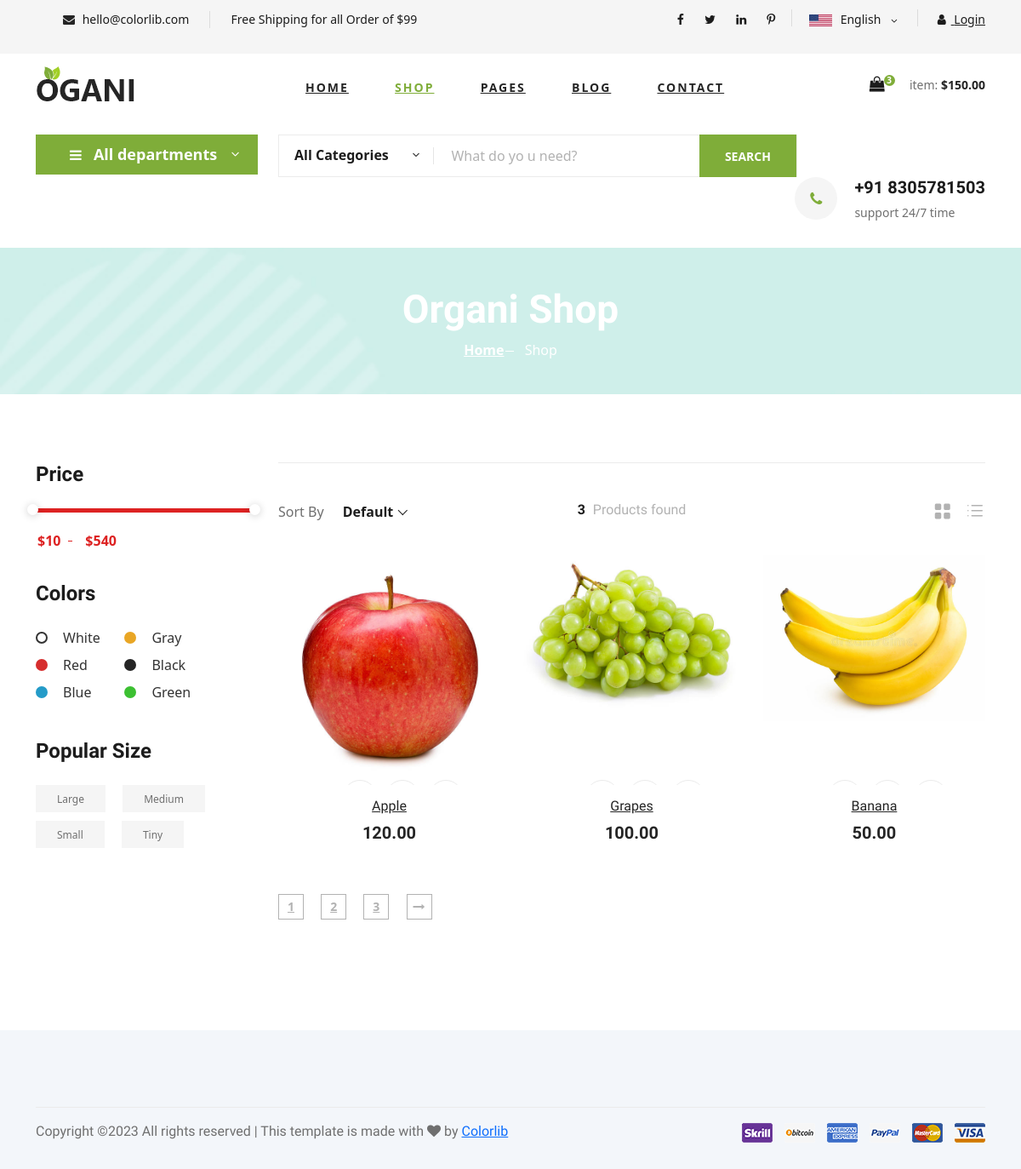
Before: / with the older database file.
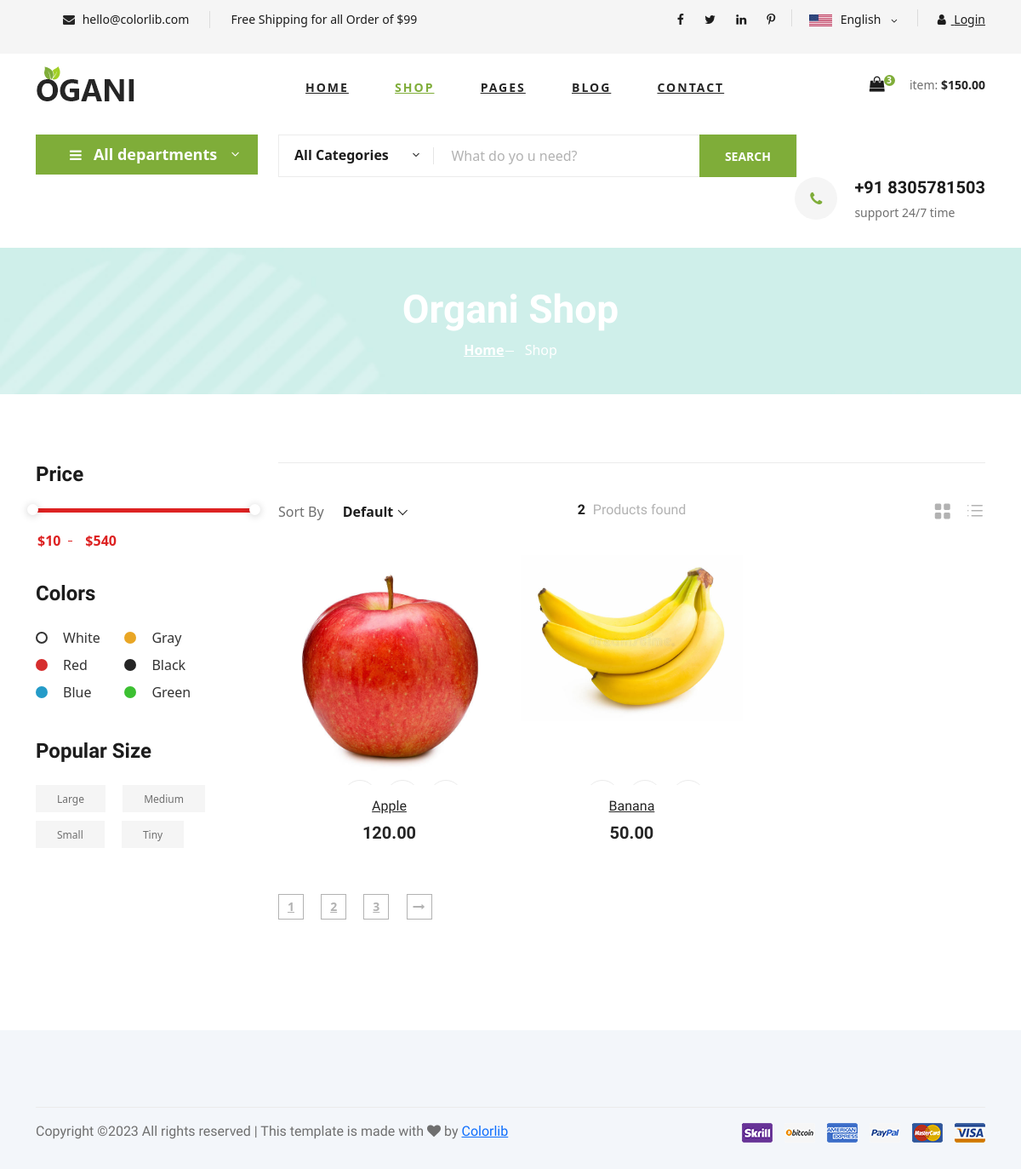
After: the same page with the newer database file.
### product/models.py (models this page shows, shortened)
class Product(models.Model):
    p_name = models.CharField(max_length=100,unique=True)
    description = models.CharField(max_length=500,default='')
    price = models.DecimalField(decimal_places=2,max_digits=5)
    Category=models.ForeignKey(Category,on_delete=models.CASCADE)
    quantity = models.IntegerField(default=1)
    image = models.ImageField(upload_to='products')
    @staticmethod
    def get_all_product():
        return Product.objects.all()

### product/views.py (the view)
# urls.py: path('',index,name='index'),
def index(request):
    category = Category.get_category()
    categoryid = request.GET.get('categories')
    if categoryid:
        product = Product.get_all_product_by(categoryid)
        product_count = product.count()
    else:
        product = Product.get_all_product()
        product_count = product.count()
    data ={}
    data['product_count'] = product_count
    data['categories'] = category
    data['products']=product
    print(request.session.get('email'))
    return render(request,"shop-grid.html",data)

### product/models.py (called while the page is built)
    @staticmethod
    def get_category():
        return Category.objects.all()

### templates/shop-grid.html (shortened to what this page needs)
{% extends 'base.html' %}
{% load static %}
{% block content %}
<div class="container">
    <div class="row">
        <div class="col-lg-3">
            <div class="header__logo">
                <a href="./index.html"><img src="img/logo.png" alt=""></a>
            </div>
        </div>
        <div class="col-lg-6">
            <nav class="header__menu">
                <ul>
                    <li><a href="./index.html">Home</a></li>
                    <li class="active"><a href="./shop-grid.html">Shop</a></li>
                    <li><a href="#">Pages</a>
                    </li>
                    <li><a href="./blog.html">Blog</a></li>
                    <li><a href="./contact.html">Contact</a></li>
                </ul>
            </nav>
        </div>
        <div class="col-lg-3">
            <div class="header__cart">
                <ul>
                    <li><a href="{% url 'cart' %}"><i class="fa fa-shopping-bag"></i> <span>3</span></a></li>
                </ul>
                <div class="header__cart__price">item: <span>$150.00</span></div>
            </div>
        </div>
    </div>
</div>
</header>
<body>
    <section class="hero hero-normal">
        <div class="container">
            <div class="row">
                <div class="col-lg-3">
                    <div class="hero__categories">
                        <div class="hero__categories__all">
                            <i class="fa fa-bars"></i>
                            <span>All departments</span>
                        </div>
                    </div>
                </div>
                <div class="col-lg-9">
                    <div class="hero__search">
                        <div class="hero__search__form">
                            <form action="#">
                                <div class="hero__search__categories">
                                    All Categories
                                    <span class="arrow_carrot-down"></span>
                                </div>
                                <input type="text" placeholder="What do yo u need?">
                                <button type="submit" class="site-btn">SEARCH</button>
                            </form>
                        </div>
                        <div class="hero__search__phone">
                            <div class="hero__search__phone__icon">
                                <i class="fa fa-phone"></i>
                            </div>
                            <div class="hero__search__phone__text">
                                <h5>+91 8305781503</h5>
                                <span>support 24/7 time</span>
                            </div>
                        </div>
                    </div>
                </div>
            </div>
        </div>
    </section>
    <section class="breadcrumb-section set-bg" data-setbg="{% static "img/banner/banner-1.jpg" %}">
        <div class="container">
            <div class="row">
                <div class="col-lg-12 text-center">
                    <div class="breadcrumb__text">
                        <h2>Organi Shop</h2>
                        <div class="breadcrumb__option">
                            <a href="./index.html">Home</a>
                            <span>Shop</span>
                        </div>
                    </div>
                </div>
            </div>
        </div>
    </section>
    <section class="product spad">
        <div class="container">
            <div class="row">
                <div class="col-lg-3 col-md-5">
                    <div class="sidebar">
                        <div class="sidebar__item">
                            <h4>Price</h4>
                            <div class="price-range-wrap">
                                <div class="price-range ui-slider ui-corner-all ui-slider-horizontal ui-widget ui-widget-content"
                                    data-min="10" data-max="540">
                                    <span tabindex="0" class="ui-slider-handle ui-corner-all ui-state-default"></span>
                                    <span tabindex="0" class="ui-slider-handle ui-corner-all ui-state-default"></span>
                                </div>
                                <div class="range-slider">
                                    <div class="price-input">
                                        <input type="text" id="minamount">
                                        <input type="text" id="maxamount">
                                    </div>
                                </div>
                            </div>
                        </div>
                        <div class="sidebar__item sidebar__item__color--option">
                            <h4>Colors</h4>
                            <div class="sidebar__item__color sidebar__item__color--white">
                                <label for="white">
                                    White
                                </label>
                            </div>
                            <div class="sidebar__item__color sidebar__item__color--gray">
                                <label for="gray">
                                    Gray
                                </label>
                            </div>
                            <div class="sidebar__item__color sidebar__item__color--red">
                                <label for="red">
                                    Red
                                </label>
                            </div>
                            <div class="sidebar__item__color sidebar__item__color--black">
                                <label for="black">
                                    Black
                                </label>
                            </div>
                            <div class="sidebar__item__color sidebar__item__color--blue">
                                <label for="blue">
                                    Blue
                                </label>
                            </div>
                            <div class="sidebar__item__color sidebar__item__color--green">
                                <label for="green">
                                    Green
                                </label>
                            </div>
                        </div>
                        <div class="sidebar__item">
                            <h4>Popular Size</h4>
                            <div class="sidebar__item__size">
                                <label for="large">
                                    Large
                                </label>
                            </div>
                            <div class="sidebar__item__size">
                                <label for="medium">
                                    Medium
                                </label>
                            </div>
                            <div class="sidebar__item__size">
                                <label for="small">
                                    Small
                                </label>
                            </div>
                            <div class="sidebar__item__size">
                                <label for="tiny">
                                    Tiny
                                </label>
                            </div>
                        </div>
                    </div>
                </div>
                <div class="col-lg-9 col-md-7">
                    <div class="product__discount">
                    <div class="filter__item">
                        <div class="row">
                            <div class="col-lg-4 col-md-5">
                                <div class="filter__sort">
                                    <span>Sort By</span>
                                </div>
                            </div>
                            <div class="col-lg-4 col-md-4">
                                <div class="filter__found">
                                    <h6><span>{{product_count}}</span> Products found</h6>
                                </div>
                            </div>
                            <div class="col-lg-4 col-md-3">
                                <div class="filter__option">
                                    <span class="icon_grid-2x2"></span>
                                    <span class="icon_ul"></span>
                                </div>
                            </div>
                        </div>
                    </div>
                    <div class="row">
                        {% for product in products %}
                        <div class="col-lg-4 col-md-6 col-sm-6">
                            <div class="product__item">
                                <div class="product__item__pic set-bg"><img src="{{product.image.url}}">
                                    <ul class="product__item__pic__hover">
                                        <li><a href="#"></a></li>
                                        <li><a href="#"></a></li>
                                        <li><a href="cart/{{product.id}}"></a></li>
                                    </ul>
                                </div>
                                <div class="product__item__text">
                                    <h6><a href="#">{{product.p_name}}</a></h6>
                                    <h5>{{product.price}}</h5>
                                </div>
                            </div>
                        </div>
                        {% endfor %}
                    </div>
                    <div class="product__pagination">
                        <a href="#">1</a>
                        <a href="#">2</a>
                        <a href="#">3</a>
                        <a href="#"><i class="fa fa-long-arrow-right"></i></a>
                    </div>
                </div>
            </div>
        </div>
    </section>
</body>
</html>
{% endblock %}

### templates/base.html (shortened to what this page needs)
{% load static %}
<!DOCTYPE html>
<html lang="zxx">
<head>
    <link rel="stylesheet" href="{% static 'css/bootstrap.min.css' %}" type="text/css">
    <link rel="stylesheet" href="{% static 'css/font-awesome.min.css' %}" type="text/css">
    <link rel="stylesheet" href="{% static 'css/elegant-icons.css' %}" type="text/css">
    <link rel="stylesheet" href="{% static 'css/nice-select.css' %}" type="text/css">
    <link rel="stylesheet" href="{% static 'css/jquery-ui.min.css' %}" type="text/css">
    <link rel="stylesheet" href="{% static 'css/owl.carousel.min.css' %}" type="text/css">
    <link rel="stylesheet" href="{% static 'css/slicknav.min.css' %}" type="text/css">
    <link rel="stylesheet" href="{% static 'css/style.css' %}" type="text/css">
    <link href="https://cdn.jsdelivr.net/npm/bootstrap@5.3.0-alpha1/dist/css/bootstrap.min.css" rel="stylesheet">
</head>
{% include 'includes/navbar.html' %}
{% block content %}
{% endblock %}
{% include 'includes/footer.html' %}

### templates/includes/navbar.html (shortened to what this page needs)
{% load static %}
<body>
    <header class="header">
        <div class="header__top">
            <div class="container">
                <div class="row">
                    <div class="col-lg-6">
                        <div class="header__top__left">
                            <ul>
                                <li><i class="fa fa-envelope"></i> hello@colorlib.com</li>
                                <li>Free Shipping for all Order of $99</li>
                            </ul>
                        </div>
                    </div>
                    <div class="col-lg-6">
                        <div class="header__top__right">
                            <div class="header__top__right__social">
                                <a href="#"><i class="fa fa-facebook"></i></a>
                                <a href="#"><i class="fa fa-twitter"></i></a>
                                <a href="#"><i class="fa fa-linkedin"></i></a>
                                <a href="#"><i class="fa fa-pinterest-p"></i></a>
                            </div>
                            <div class="header__top__right__language">
                                <img src="img/language.png" alt="">
                                <div>English</div>
                                <span class="arrow_carrot-down"></span>
                            </div>
                            {% if request.session.customer %}
                                    <div class="header__top__right__auth">
                                        <a href="{% url 'logout' %}"><i class="fa fa-user"></i> logout</a>
                                    </div>
                            {% else %}
                                <div class="header__top__right__auth">
                                    <a href="{% url 'login' %}"><i class="fa fa-user"></i> Login</a>
                                </div>
                            {% endif %}
                        </div>
                    </div>
                </div>
            </div>
        </div>

### templates/includes/footer.html
{% load static %}
 <footer class="footer spad">
    <div class="container">
        <div class="row">
            <div class="col-lg-12">
                <div class="footer__copyright">
                    <div class="footer__copyright__text"><p>
Copyright &copy;<script>document.write(new Date().getFullYear());</script> All rights reserved | This template is made with <i class="fa fa-heart" aria-hidden="true"></i> by <a href="https://colorlib.com" target="_blank">Colorlib</a>
</p></div>
                    <div class="footer__copyright__payment"><img src="img/payment-item.png" alt=""></div>
                </div>
            </div>
        </div>
    </div>
</footer>

Changed rows visible on the page:
removed Product: image (picture), p_name "Grapes", price "100.00"
Other visible differences:
{{ product_count }}: "3" → "2"
